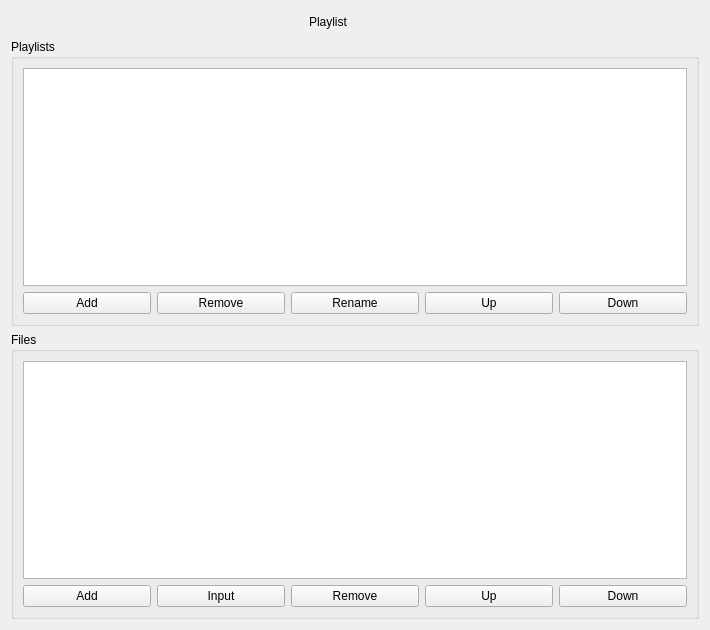
<?xml version="1.0" encoding="UTF-8"?>
<ui version="4.0">
 <class>PlaylistDialog</class>
 <widget class="CFramelessWindow" name="PlaylistDialog">
  <property name="geometry">
   <rect>
    <x>0</x>
    <y>0</y>
    <width>710</width>
    <height>630</height>
   </rect>
  </property>
  <property name="windowTitle">
   <string>Playlist</string>
  </property>
  <layout class="QVBoxLayout" name="verticalLayout_3">
   <property name="spacing">
    <number>6</number>
   </property>
   <property name="leftMargin">
    <number>11</number>
   </property>
   <property name="topMargin">
    <number>11</number>
   </property>
   <property name="rightMargin">
    <number>11</number>
   </property>
   <property name="bottomMargin">
    <number>11</number>
   </property>
   <item>
    <widget class="QWidget" name="widget_windowTitleBar" native="true">
     <property name="sizePolicy">
      <sizepolicy hsizetype="Preferred" vsizetype="Fixed">
       <horstretch>0</horstretch>
       <verstretch>0</verstretch>
      </sizepolicy>
     </property>
     <property name="maximumSize">
      <size>
       <width>16777215</width>
       <height>30</height>
      </size>
     </property>
     <layout class="QHBoxLayout" name="horizontalLayout_2">
      <property name="spacing">
       <number>0</number>
      </property>
      <property name="leftMargin">
       <number>0</number>
      </property>
      <property name="topMargin">
       <number>0</number>
      </property>
      <property name="rightMargin">
       <number>0</number>
      </property>
      <property name="bottomMargin">
       <number>0</number>
      </property>
      <item>
       <widget class="QLabel" name="label_windowIcon">
        <property name="sizePolicy">
         <sizepolicy hsizetype="Fixed" vsizetype="Fixed">
          <horstretch>0</horstretch>
          <verstretch>0</verstretch>
         </sizepolicy>
        </property>
        <property name="maximumSize">
         <size>
          <width>20</width>
          <height>20</height>
         </size>
        </property>
        <property name="text">
         <string/>
        </property>
        <property name="scaledContents">
         <bool>true</bool>
        </property>
       </widget>
      </item>
      <item>
       <spacer name="horizontalSpacer">
        <property name="orientation">
         <enum>Qt::Horizontal</enum>
        </property>
        <property name="sizeHint" stdset="0">
         <size>
          <width>40</width>
          <height>20</height>
         </size>
        </property>
       </spacer>
      </item>
      <item>
       <widget class="QLabel" name="label_windowTitle">
        <property name="sizePolicy">
         <sizepolicy hsizetype="Preferred" vsizetype="Fixed">
          <horstretch>0</horstretch>
          <verstretch>0</verstretch>
         </sizepolicy>
        </property>
        <property name="maximumSize">
         <size>
          <width>16777215</width>
          <height>30</height>
         </size>
        </property>
        <property name="text">
         <string>Playlist</string>
        </property>
       </widget>
      </item>
      <item>
       <spacer name="horizontalSpacer_5">
        <property name="orientation">
         <enum>Qt::Horizontal</enum>
        </property>
        <property name="sizeHint" stdset="0">
         <size>
          <width>40</width>
          <height>20</height>
         </size>
        </property>
       </spacer>
      </item>
      <item>
       <widget class="QPushButton" name="pushButton_minimize">
        <property name="sizePolicy">
         <sizepolicy hsizetype="Fixed" vsizetype="Fixed">
          <horstretch>0</horstretch>
          <verstretch>0</verstretch>
         </sizepolicy>
        </property>
        <property name="maximumSize">
         <size>
          <width>30</width>
          <height>30</height>
         </size>
        </property>
        <property name="text">
         <string/>
        </property>
        <property name="flat">
         <bool>true</bool>
        </property>
       </widget>
      </item>
      <item>
       <widget class="QPushButton" name="pushButton_close">
        <property name="sizePolicy">
         <sizepolicy hsizetype="Fixed" vsizetype="Fixed">
          <horstretch>0</horstretch>
          <verstretch>0</verstretch>
         </sizepolicy>
        </property>
        <property name="maximumSize">
         <size>
          <width>30</width>
          <height>30</height>
         </size>
        </property>
        <property name="text">
         <string/>
        </property>
        <property name="flat">
         <bool>true</bool>
        </property>
       </widget>
      </item>
     </layout>
    </widget>
   </item>
   <item>
    <widget class="QGroupBox" name="groupBox_playlist">
     <property name="title">
      <string>Playlists</string>
     </property>
     <layout class="QVBoxLayout" name="verticalLayout">
      <item>
       <widget class="QListWidget" name="listWidget_playlist"/>
      </item>
      <item>
       <layout class="QHBoxLayout" name="horizontalLayout">
        <item>
         <widget class="QPushButton" name="pushButton_playlist_add">
          <property name="text">
           <string>Add</string>
          </property>
         </widget>
        </item>
        <item>
         <widget class="QPushButton" name="pushButton_playlist_remove">
          <property name="text">
           <string>Remove</string>
          </property>
         </widget>
        </item>
        <item>
         <widget class="QPushButton" name="pushButton_playlist_rename">
          <property name="text">
           <string>Rename</string>
          </property>
         </widget>
        </item>
        <item>
         <widget class="QPushButton" name="pushButton_playlist_up">
          <property name="text">
           <string>Up</string>
          </property>
         </widget>
        </item>
        <item>
         <widget class="QPushButton" name="pushButton_playlist_down">
          <property name="text">
           <string>Down</string>
          </property>
         </widget>
        </item>
       </layout>
      </item>
     </layout>
    </widget>
   </item>
   <item>
    <widget class="QGroupBox" name="groupBox_file">
     <property name="title">
      <string>Files</string>
     </property>
     <layout class="QVBoxLayout" name="verticalLayout_2">
      <item>
       <widget class="QListWidget" name="listWidget_file"/>
      </item>
      <item>
       <layout class="QHBoxLayout" name="horizontalLayout_2">
        <item>
         <widget class="QPushButton" name="pushButton_file_add">
          <property name="text">
           <string>Add</string>
          </property>
         </widget>
        </item>
        <item>
         <widget class="QPushButton" name="pushButton_file_input">
          <property name="text">
           <string>Input</string>
          </property>
         </widget>
        </item>
        <item>
         <widget class="QPushButton" name="pushButton_file_remove">
          <property name="text">
           <string>Remove</string>
          </property>
         </widget>
        </item>
        <item>
         <widget class="QPushButton" name="pushButton_file_up">
          <property name="text">
           <string>Up</string>
          </property>
         </widget>
        </item>
        <item>
         <widget class="QPushButton" name="pushButton_file_down">
          <property name="text">
           <string>Down</string>
          </property>
         </widget>
        </item>
       </layout>
      </item>
     </layout>
    </widget>
   </item>
  </layout>
 </widget>
 <customwidgets>
  <customwidget>
   <class>CFramelessWindow</class>
   <extends>QWidget</extends>
   <header>qtniceframelesswindow.h</header>
   <container>1</container>
  </customwidget>
 </customwidgets>
 <resources/>
 <connections/>
</ui>
